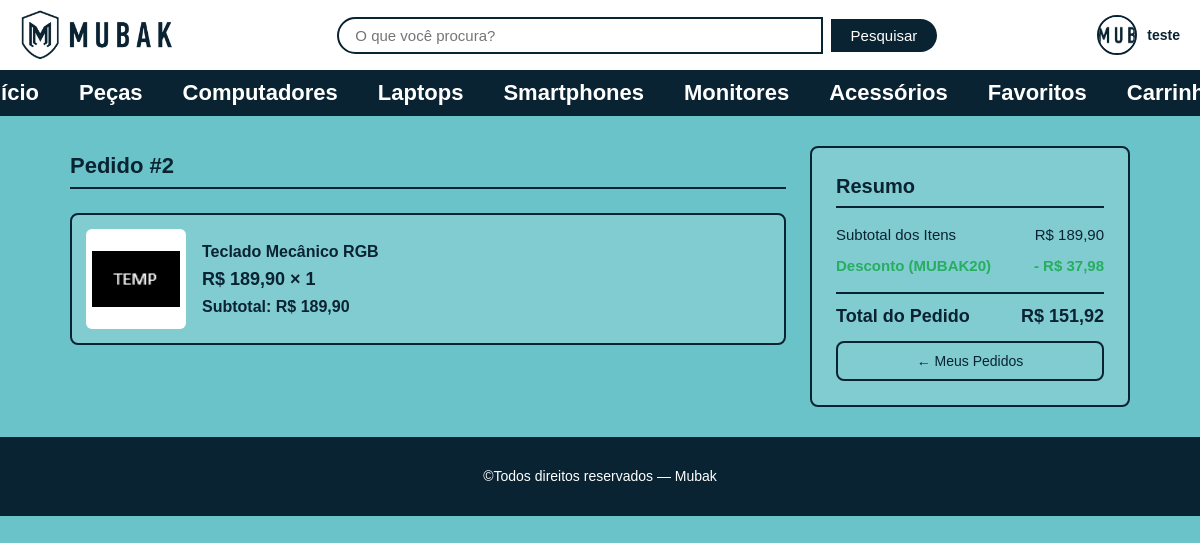
Page /perfil/pedidos/2 (signed in) on the committed database.
### tables this page shows
CREATE TABLE item_pedido(
            id_item_pedido INTEGER PRIMARY KEY AUTOINCREMENT NOT NULL,
            id_pedido INT NOT NULL,
            id_produto INT NOT NULL,
            quantidade INT NOT NULL,
            preco_unitario DECIMAL(10,2) NOT NULL,
            FOREIGN KEY(id_pedido) REFERENCES pedido(id_pedido),
            FOREIGN KEY(id_produto) REFERENCES produto(id_produto)
        );

CREATE TABLE produto(
            id_produto INTEGER PRIMARY KEY AUTOINCREMENT NOT NULL,
            nome varchar(50) NOT NULL,
            descricao varchar(100) NOT NULL,
            especificacao_tecnica varchar(100) NOT NULL,
            preco float NOT NULL,
            estoque INT NOT NULL,
            status_prod varchar(50) NOT NULL,
            id_categoria INT,
            FOREIGN KEY(id_categoria) REFERENCES categoria(id_categoria)
        );

CREATE TABLE cupom(
            id_cupom INTEGER PRIMARY KEY AUTOINCREMENT NOT NULL,
            codigo varchar(50) NOT NULL,
            inicio DATE NOT NULL,
            fim DATE NOT NULL,
            valor float NOT NULL,
            ativo boolean NOT NULL
        );

CREATE TABLE pedido(
            id_pedido INTEGER PRIMARY KEY AUTOINCREMENT NOT NULL,
            id_usuario INT NOT NULL,
            id_endereco INT NOT NULL,
            data_pedido DATE NOT NULL,
            valor_total DECIMAL(10,2) NOT NULL,
            status_pedido VARCHAR(50) NOT NULL, id_cupom INT, valor_desconto DECIMAL(10,2) DEFAULT 0,
            FOREIGN KEY(id_usuario) REFERENCES usuario(id_usuario),
            FOREIGN KEY(id_endereco) REFERENCES endereco(id_endereco)
        );

### routes/user_routes.py (the view)
@bp.route('/perfil/pedidos/<int:id_pedido>')
@login_required
def detalhe_pedido(id_pedido):
    itens = get_itens_pedido(id_pedido)
    pedido = get_pedido_por_id(id_pedido)
    return render_template(
        'pages/detalhe_pedido.html', itens=itens, id_pedido=id_pedido, pedido=pedido
    )

### app.py (called while the page is built)
@app.before_request
def verificar_inatividade():
    if 'user_id' in session:
        agora = datetime.now()
        ultima_atividade = session.get('ultima_atividade')
        if ultima_atividade:
            ultima_atividade = datetime.fromisoformat(ultima_atividade)
            if agora - ultima_atividade > TEMPO_INATIVIDADE:
                session.clear()
                return redirect(url_for('auth.login'))
        session.permanent = True
        session['ultima_atividade'] = agora.isoformat()

### database.py (called while the page is built)
def get_db_connection():
    conn = sqlite3.connect(DATABASE)
    conn.row_factory = sqlite3.Row
    return conn

### models/pedido_model.py (called while the page is built)
def get_pedido_por_id(id_pedido):
    conn = get_db_connection()
    row = conn.execute(
        """SELECT pe.*, c.codigo AS cupom_codigo
           FROM pedido pe
           LEFT JOIN cupom c ON pe.id_cupom = c.id_cupom
           WHERE pe.id_pedido=?""",
        (id_pedido,)
    ).fetchone()
    conn.close()
    return row

def get_itens_pedido(id_pedido):
    conn = get_db_connection()
    rows = conn.execute(
        """SELECT ip.*, p.nome,
                  (SELECT imagem FROM imagem_produto WHERE id_produto=p.id_produto LIMIT 1) AS imagem
           FROM item_pedido ip
           JOIN produto p ON ip.id_produto = p.id_produto
           WHERE ip.id_pedido=?""",
        (id_pedido,)
    ).fetchall()
    conn.close()
    return rows

### templates/pages/detalhe_pedido.html (shortened to what this page needs)
<!DOCTYPE html>
<html lang="pt-br">
<head>
    <link rel="stylesheet" href="{{ url_for('static', filename='css/reset.css') }}">
    <link rel="stylesheet" href="{{ url_for('static', filename='css/global.css') }}">
    <link rel="stylesheet" href="{{ url_for('static', filename='css/carrinho.css') }}">
    <link rel="stylesheet" href="{{ url_for('static', filename='css/perfil.css') }}">
    <link rel="stylesheet" href="{{ url_for('static', filename='css/responsive.css') }}">
</head>
<body>
    {% include 'partials/header.html' %}
    <main>
        <div class="carrinho_container">
            <div class="carrinho_lista">
                <h2>Pedido #{{ id_pedido }}</h2>
                {% for item in itens %}
                <div class="carrinho_item">
                    {% if item.imagem %}
                    <img src="{{ url_for('static', filename='uploads/' + item.imagem) }}"
                         alt="{{ item.nome }}">
                    {% else %}
                    <img src="{{ url_for('static', filename='images/temp.png') }}"
                         alt="{{ item.nome }}">
                    {% endif %}
                    <div class="carrinho_item_info">
                        <span class="carrinho_item_nome">{{ item.nome }}</span>
                        <span class="carrinho_item_preco">
                            R$ {{ "%.2f"|format(item.preco_unitario)|replace(".", ",") }} × {{ item.quantidade }}
                        </span>
                        <span class="carrinho_item_subtotal">
                            Subtotal: R$ {{ "%.2f"|format(item.preco_unitario * item.quantidade)|replace(".", ",") }}
                        </span>
                    </div>
                </div>
                {% else %}
                <p class="perfil_sem_itens">Nenhum item encontrado para este pedido.</p>
                {% endfor %}
            </div>
            <aside class="carrinho_resumo">
                <h2>Resumo</h2>
                <div class="resumo_linha">
                    <span>Subtotal dos Itens</span>
                    <span>
                        R$ {% if itens %}
                           {{ "%.2f"|format(itens|sum(attribute='preco_unitario'))|replace(".", ",") }}
                           {% else %}0,00{% endif %}
                    </span>
                </div>
                {% if pedido and pedido.valor_desconto and pedido.valor_desconto > 0 %}
                <div class="resumo_linha cupom_desconto_linha">
                    <span>Desconto{% if pedido.cupom_codigo %} ({{ pedido.cupom_codigo }}){% endif %}</span>
                    <span>- R$ {{ "%.2f"|format(pedido.valor_desconto)|replace(".", ",") }}</span>
                </div>
                {% endif %}
                <div class="resumo_linha total">
                    <span>Total do Pedido</span>
                    <span>
                        R$ {% if pedido %}
                           {{ "%.2f"|format(pedido.valor_total)|replace(".", ",") }}
                           {% else %}0,00{% endif %}
                    </span>
                </div>
                <a href="{{ url_for('user.perfil_pedidos') }}"
                   class="btn_continuar_comprando">← Meus Pedidos</a>
            </aside>
        </div>
    </main>
    {% include 'partials/footer.html' %}
</body>
</html>

### static/css/global.css (style rules this page uses)
:root { --cor-primaria: #0a2332; --cor-fundo: #6ac3c8; --cor-branca: #ffffff; --cor-texto-claro: #ffffff; --cor-destaque: #007BFF; --cor-perigo: #e74c3c; --cor-sucesso: #27ae60; --borda-radius: 8px; --sombra: 0 2px 8px rgba(0, 0, 0, 0.2); }
body { background-color: var(--cor-fundo); font-family: sans-serif; }
h2 { text-align: center; margin-bottom: 1%; margin-top: 1%; font-family: sans-serif; width: 100%; }

### static/css/carrinho.css (style rules this page uses)
.carrinho_container { max-width: 1100px; margin: 30px auto; padding: 0 20px; display: grid; grid-template-columns: 1fr 320px; gap: 24px; align-items: start; }
.carrinho_lista { display: flex; flex-direction: column; gap: 16px; }
.carrinho_lista h2 { text-align: left; color: var(--cor-primaria); font-size: 22px; margin-bottom: 8px; border-bottom: 2px solid var(--cor-primaria); padding-bottom: 8px; width: auto; }
.carrinho_item { display: grid; grid-template-columns: 100px 1fr auto; gap: 16px; align-items: center; background-color: rgba(255, 255, 255, 0.15); border: 2px solid var(--cor-primaria); border-radius: var(--borda-radius); padding: 14px; }
.carrinho_item img { width: 100px; height: 100px; object-fit: contain; background: var(--cor-branca); border-radius: 6px; padding: 6px; }
.carrinho_item_info { display: flex; flex-direction: column; gap: 8px; }
.carrinho_item_nome { font-size: 16px; font-weight: bold; color: var(--cor-primaria); }
.carrinho_item_preco { font-size: 18px; font-weight: bold; color: var(--cor-primaria); }
.carrinho_item_subtotal { font-weight: bold; color: var(--cor-primaria); }
.carrinho_resumo { background-color: rgba(255, 255, 255, 0.15); border: 2px solid var(--cor-primaria); border-radius: var(--borda-radius); padding: 24px; display: flex; flex-direction: column; gap: 14px; position: sticky; top: 20px; }
.carrinho_resumo h2 { text-align: left; color: var(--cor-primaria); font-size: 20px; border-bottom: 2px solid var(--cor-primaria); padding-bottom: 8px; margin-bottom: 4px; width: auto; }
.resumo_linha { display: flex; justify-content: space-between; font-size: 15px; color: var(--cor-primaria); }
.resumo_linha.total { font-size: 18px; font-weight: bold; border-top: 2px solid var(--cor-primaria); padding-top: 12px; margin-top: 4px; }
.btn_continuar_comprando { padding: 10px; background-color: transparent; color: var(--cor-primaria); border: 2px solid var(--cor-primaria); border-radius: var(--borda-radius); font-size: 14px; cursor: pointer; transition: all 0.3s; text-align: center; display: block; }
.cupom_desconto_linha { color: var(--cor-sucesso) !important; font-weight: bold; }
.cupom_desconto_linha span { color: var(--cor-sucesso); }

### rows in the picture
item_pedido: nome "Teclado Mecânico RGB", preco_unitario "189,90", quantidade "1", preco_unitario+quantidade "189,90"
cupom: cupom_codigo "MUBAK20"
pedido: valor_desconto "37,98", valor_total "151,92"

### other values in the picture
{{ session.user_nome }} "teste"
{{ id_pedido }} "2"
{{ "%.2f"|format(itens|sum(attribute='preco_unitario'))|replace(".", ",") }} "189,90"
